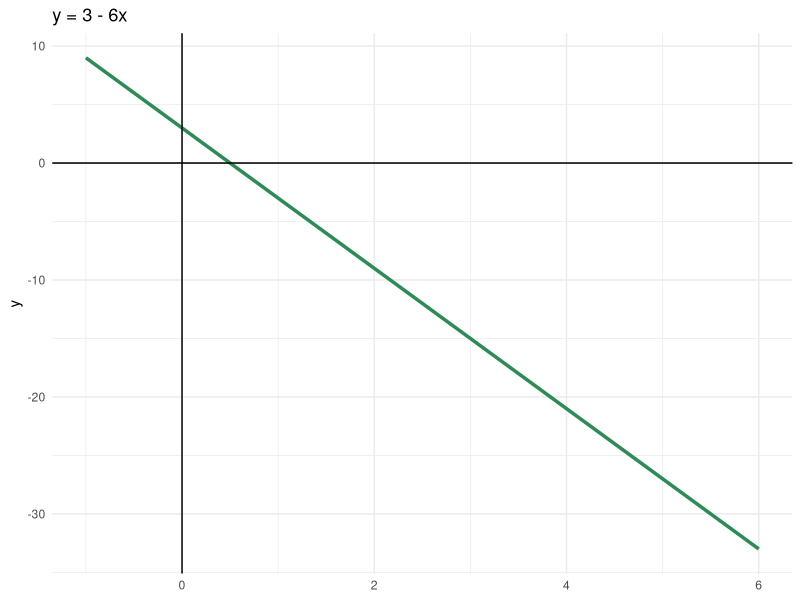
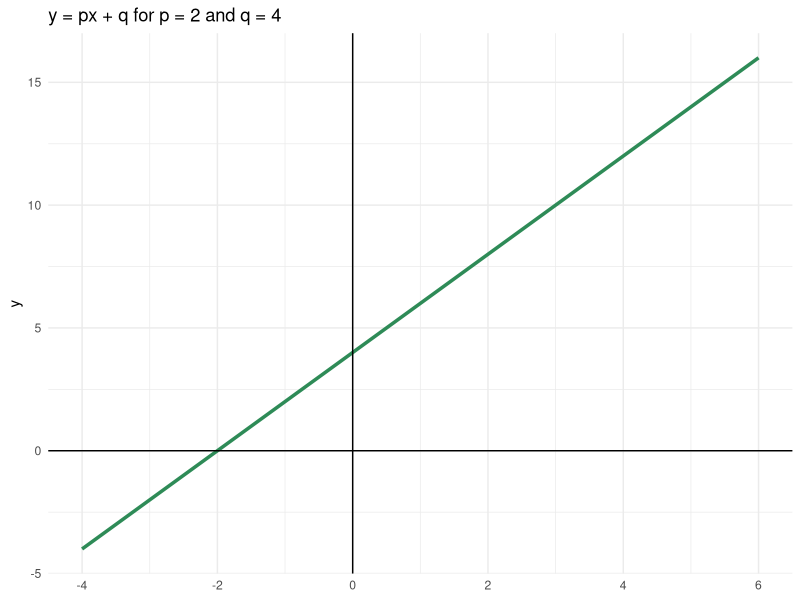
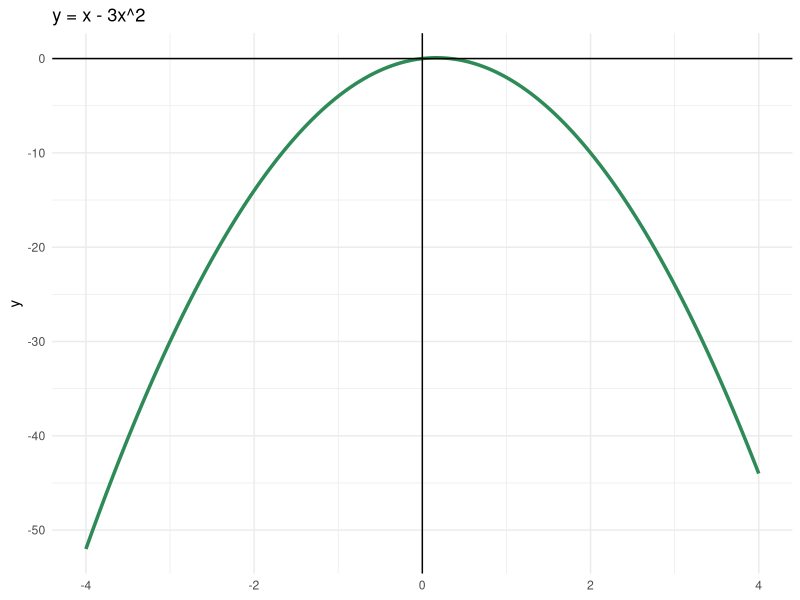
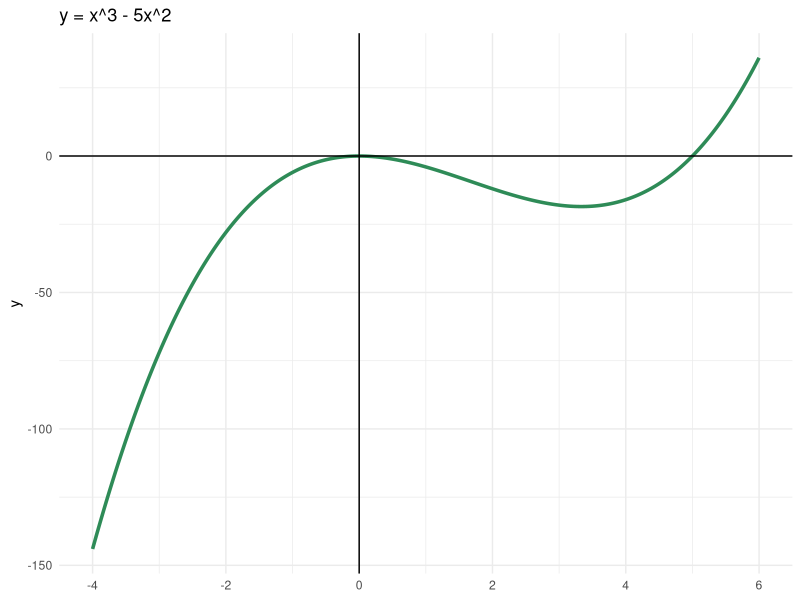
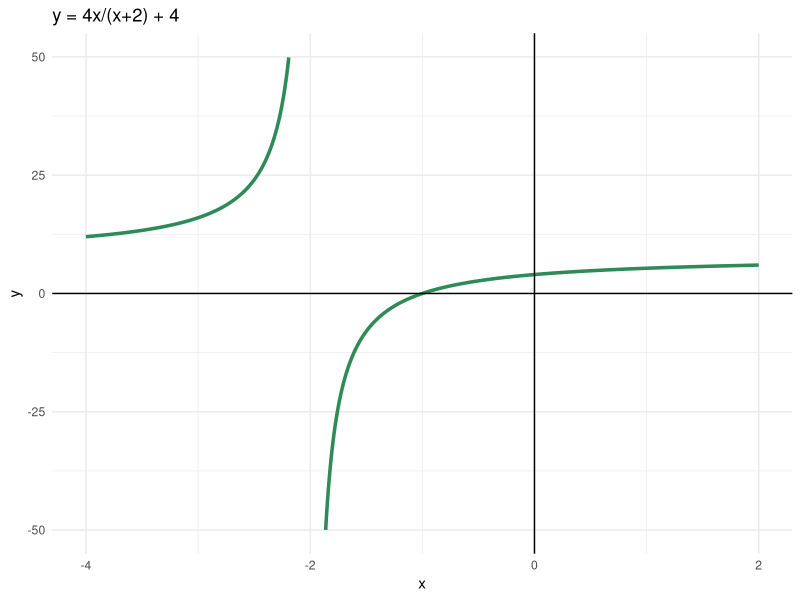
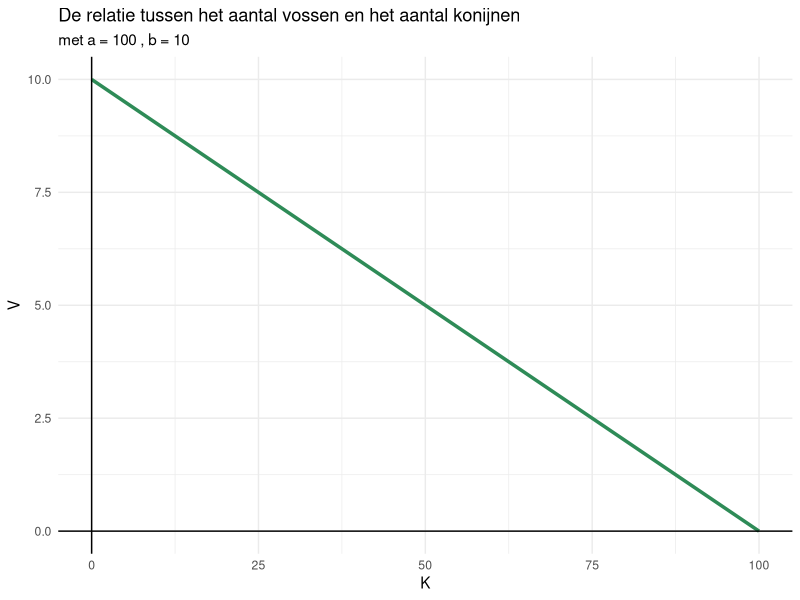

Recreate these plots in R, in order.
## ---- chunk 1
library(ggplot2)
ggplot() + 
  stat_function(fun = function(x) 3 - 6*x, n=1000, colour = "seagreen", linewidth = 1.2) +
  xlim(-1, 6) +
  theme_minimal() +
  geom_hline(yintercept = 0) +
  geom_vline(xintercept = 0) +
  ggtitle("y = 3 - 6x")
## ---- chunk 2
library(ggplot2)
p <- 2
q <- 4
ggplot() + 
  stat_function(fun = function(x) p*x + q, n=1000, colour = "seagreen", linewidth = 1.2) +
  xlim(-4, 6) +
  theme_minimal() +
  geom_hline(yintercept = 0) +
  geom_vline(xintercept = 0) +
  ggtitle("y = px + q for p = 2 and q = 4")
## ---- chunk 3
library(ggplot2)
ggplot() + 
  stat_function(fun = function(x) x-3*x^2, n=1000, colour = "seagreen", linewidth = 1.2) +
  xlim(-4, 4) +
  theme_minimal() +
  geom_hline(yintercept = 0) +
  geom_vline(xintercept = 0) +
  ggtitle("y = x - 3x^2")
## ---- chunk 4
library(ggplot2)
a <-
b <-
c <-
ggplot() + 
  stat_function(fun = function(x) (a-x)*(b-x)*(c-x), n=1000, colour = "seagreen", linewidth = 1.2) +
  xlim(-4, 4) +
  theme_minimal() +
  geom_hline(yintercept = 0) +
  geom_vline(xintercept = 0) +
  ggtitle("y = x - 3x^2")
## ---- chunk 5
library(ggplot2)
ggplot() + 
  stat_function(fun = function(x) x^3 - 5*x^2, n=1000, colour = "seagreen", linewidth = 1.2) +
  xlim(-4, 6) +
  theme_minimal() +
  geom_hline(yintercept = 0) +
  geom_vline(xintercept = 0) +
  ggtitle("y = x^3 - 5x^2")
## ---- chunk 6
library(ggplot2)
x_values_left <- seq(-4, -2.1, by = 0.001)
data_left <- data.frame(x = x_values_left, y = 4*x_values_left/(x_values_left+2) + 4)

x_values_right <- seq(-1.9, 2, by = 0.001)
data_right <- data.frame(x = x_values_right, y = 4*x_values_right/(x_values_right+2) + 4)

ggplot() + 
  geom_line(data = data_left, aes(x=x, y=y), colour = "seagreen", linewidth = 1.2) +
  geom_line(data = data_right, aes(x=x, y=y), colour = "seagreen", linewidth = 1.2) +
  xlim(-4, 2) +
  ylim(-50, 50) +
  theme_minimal() +
  geom_hline(yintercept = 0) +
  geom_vline(xintercept = 0) +
  ggtitle("y = 4x/(x+2) + 4")
## ---- chunk 7
library(ggplot2)
a <- 100
b <- 10
x_min <- 0
x_max <- 100

ggplot() + 
  stat_function(fun = function(x) (a - x)/b, n=1000, colour = "seagreen", linewidth = 1.2) +
  xlim(x_min, x_max) +
  theme_minimal() +
  xlab("K") +
  ylab("V") +
  geom_hline(yintercept = 0) +
  geom_vline(xintercept = 0) +
  ggtitle("De relatie tussen het aantal vossen en het aantal konijnen") +
  labs(subtitle = paste("met a =", a, ", b =", b))
